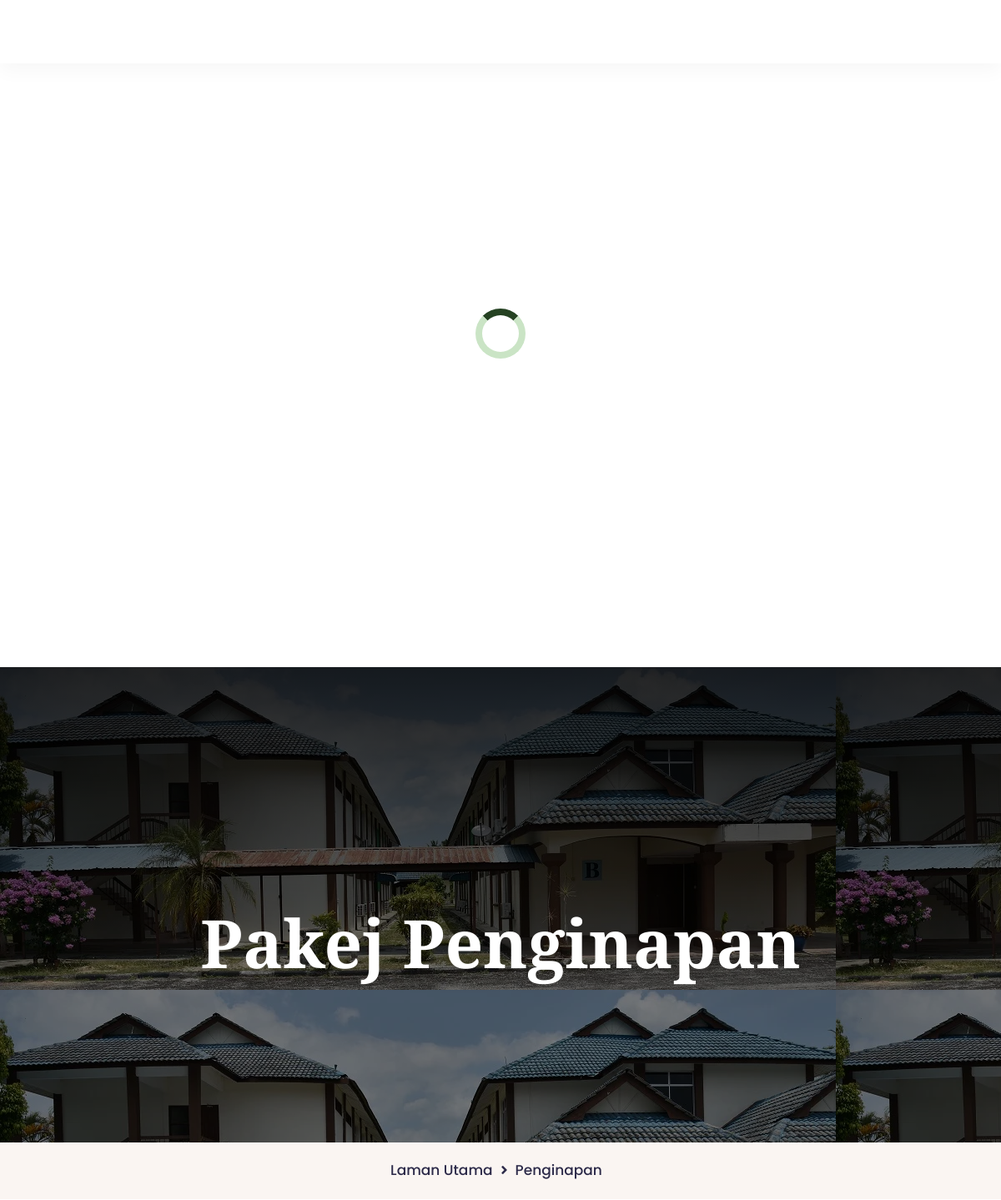
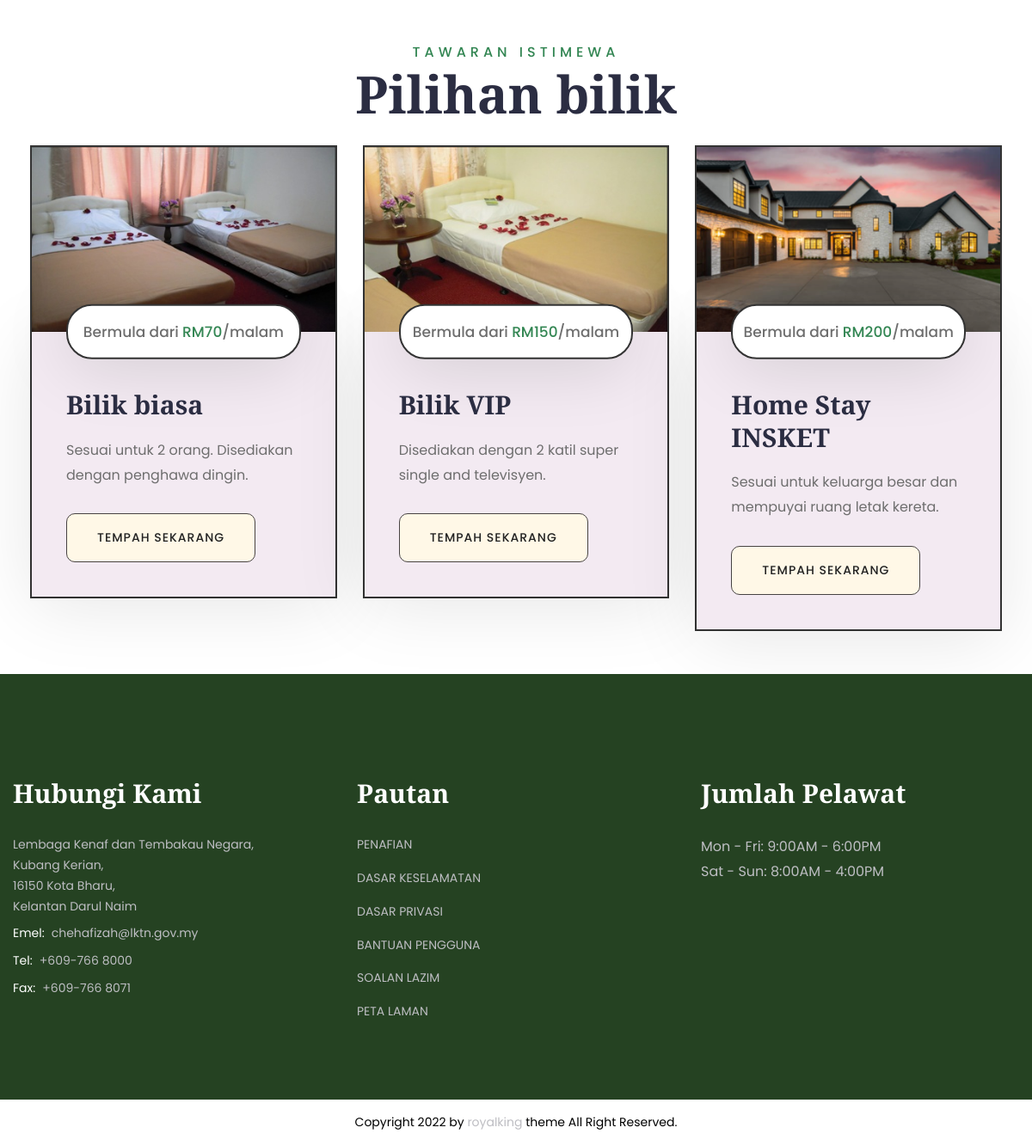
Screenshot of /pakejPenginapan.php with the database file from the repository (2 pictures, top to bottom).
### tables this page shows
CREATE TABLE `room_img` (
  `image_id` int(10) NOT NULL,
  `image_type` varchar(50) NOT NULL,
  `image_url` text NOT NULL,
  `room_id` int(10) NOT NULL
);

CREATE TABLE `room` (
  `room_id` int(10) NOT NULL,
  `room_name` varchar(50) NOT NULL,
  `capacity` int(4) NOT NULL,
  `room_type` varchar(15) NOT NULL,
  `price_per_day` float NOT NULL,
  `short_description` text DEFAULT NULL,
  `long_description` text DEFAULT NULL,
  `size` int(10) NOT NULL,
  `admin_id` int(10) DEFAULT NULL
);

### pakejPenginapan.php (the view, shortened to what this page needs)
<!DOCTYPE html>
<html lang="en">
<head>
<link href="assets/css/bootstrap.css" rel="stylesheet">
<link href="assets/css/style.css" rel="stylesheet">
<link href="assets/css/responsive.css" rel="stylesheet">
<link href="assets/css/color.css" rel="stylesheet">
</head>
<body>
<div class="page-wrapper">
    <div class="loader-wrap">
		<div class="spinner"></div>
	</div>
	<?php
    include 'partials/header.php';
    include("database/database.php");
    ?>
    <div class="page-title" style="background-image: url(assets/images/background/blok_asarama.webp);">
        <div class="auto-container">
            <h1>Pakej Penginapan</h1>
        </div>
    </div>
    <div class="bredcrumb-wrap">
        <div class="auto-container">
            <ul class="bredcrumb-list">
                <li><a href="index.php">Laman Utama</a></li>
                <li>Penginapan</li>
            </ul>
        </div>
    </div>
    <section class="section-padding">
        <div class="auto-container">
            <div class="section_heading text-center mb_30 mt_30">
                <span class="section_heading_title_small">TAWARAN ISTIMEWA</span>
                <h2 class="section_heading_title_big">Pilihan bilik</h2>
            </div>
            <div class="row">
                <?php
                $stmt = "SELECT r.room_id,r.room_name,r.price_per_day, r.short_description,ri.image_url FROM room r LEFT JOIN room_img ri ON r.room_id = ri.room_id WHERE image_type = 'main';";
                $result = $conn->query($stmt);
                if ($result->num_rows > 0) {
                    while ($room = $result->fetch_assoc()) {
                        $room_name = $room['room_name'];
                        $short_description = $room['short_description'];
                        $price = $room['price_per_day'];
                        $main_img = $room['image_url'];
                        $room_id = $room['room_id'];
                ?>
                        <div class="col-lg-4 col-md-6">
                            <div class="room-1-block wow fadeInUp" data-wow-delay=".2s" data-wow-duration="1.2s">
                                <div class="room-1-image hvr-img-zoom-1">
                                    <img src="<?php echo htmlspecialchars($main_img); ?>" alt="">
                                </div>
                                <div class="room-1-content">
                                    <p class="room-1-meta-info">Bermula dari <span class="theme-color">RM<?php echo htmlspecialchars($price); ?></span>/malam</p>
                                    <h4 class="room-1-title mb_20">
                                        <a href="room-details_<?php echo htmlspecialchars($room_id); ?>.php">
                                            <?php echo htmlspecialchars($room_name); ?>
                                        </a>
                                    </h4>
                                    <p class="room-1-text mb_30"><?php echo htmlspecialchars($short_description); ?></p>
                                    <div class="link-btn">
                                        <a href="room_details.php?room_id=<?php echo htmlspecialchars($room_id); ?>" class="btn-1 btn-alt">Tempah Sekarang <span></span></a>
                                    </div>
                                </div>
                            </div>
                        </div>
                    <?php
                }
                } else {
                    echo "<p>No rooms available at the moment.</p>";
                }
                ?>
            </div>
        </div>
    </section>
    <?php include 'partials/footer.php';
    mysqli_close($conn)?>
</div>
<div class="scroll-to-top">
    <div>
    </div>
</div>
</body>
</html>

### partials/header.php (shortened to what this page needs)
<header class="main-header header-style-two">
        <div class="header-upper">
            <div class="auto-container">
                <div class="inner-container d-flex align-items-center justify-content-between">
                    <div class="logo-box">
                        <div class="logo" style="width: 240px;"><a><img src="assets/images/logo-light.png" alt=""></a></div>
                    </div>
					<div class="middle-column">
						<div class="nav-outer">
							<div class="mobile-nav-toggler"><img src="assets/images/icons/icon-bar.png" alt=""></div>
						</div>
					</div>
                    <div class="right-column d-flex align-items-center">
                        <li>
							<button type="button" class="theme-btn search-toggler" onclick="window.location.href='contact.php'" style="border: none; background: transparent; padding: 0;">
								<i class="fas fa-phone" style="font-size: 20px; color: white;"></i>
							</button>
						</li>
                        <div class="header-link-btn"><a href="index.php" class="btn-1 btn-small btn-alt">Book Your Stay <span></span></a></div>
                    </div>
                </div>
            </div>
        </div>
    </header>

### partials/footer.php
<footer class="main-footer">
        <div class="footer-1-middle">
            <div class="auto-container">
                <div class="row">
                    <div class="col-lg-4 col-md-6">
                        <div class="contact-widget-1 mb_30">
                            <div class="footer-widget-title"><h4>Hubungi Kami</h4></div>
                            <ul class="contact-widget-1-list">
                                <li>Lembaga Kenaf dan Tembakau Negara,
									<br>Kubang Kerian,<br>16150 Kota Bharu,
									<br>Kelantan Darul Naim<br>
								</li>
                                <li><span>Emel:</span><a href="mailto:chehafizah@lktn.gov.my">chehafizah@lktn.gov.my</a></li>
                                <li><span>Tel:</span><a href="tel:6097668000">+609-766 8000</a></li>
								<li><span>Fax:</span><a href="tel:6097668071">+609-766 8071</a></li>
                            </ul>
                        </div>
                    </div>
                    <div class="col-lg-4 col-md-6">
                        <div class="link-widget-1 mb_30">
                            <div class="footer-widget-title"><h4>Pautan</h4></div>
                            <ul class="link-widget-1-list">
                                <li><a href="javascript:void(0);">PENAFIAN</a></li>
                                <li><a href="javascript:void(0);">DASAR KESELAMATAN</a></li>
                                <li><a href="javascript:void(0);">DASAR PRIVASI</a></li>
                                <li><a href="javascript:void(0);">BANTUAN PENGGUNA</a></li>
								<li><a href="javascript:void(0);">SOALAN LAZIM</a></li>
								<li><a href="javascript:void(0);">PETA LAMAN</a></li>
                            </ul>
                        </div>
                    </div>
                    <div class="col-lg-4 col-md-6">
                        <div class="link-widget-1 mb_30">
                            <div class="footer-widget-title"><h4>Jumlah Pelawat</h4></div>
                            <p>Mon - Fri: 9:00AM - 6:00PM <br> Sat - Sun: 8:00AM - 4:00PM</p>
                        </div>
                    </div>
                </div>
            </div>
        </div>
        <div class="footer-bottom">
            <div class="auto-container">
                <div class="footer-bottom-row">
                    <div class="footer-bottom-text">Copyright 2022 by <a href="javascript:void(0);">royalking</a> theme All Right Reserved.</div>
                </div>
            </div>
        </div>
    </footer>

### assets/css/responsive.css (style rules this page uses)
@media only screen and (max-width: 7000px) { .page-wrapper { overflow: hidden; } }
@media only screen and (max-width: 1200px) { .nav-outer .mobile-nav-toggler { display: block; } }
@media only screen and (max-width: 1200px) { .section_heading { position: relative; z-index: 1; } }

### assets/css/color.css (style rules this page uses)
:root { --theme-color: #338653; }

### assets/css/elpath.css (style rules this page uses)
.mt_30 { margin-top: 30px; }
.mb_20 { margin-bottom: 20px; }
.mb_30 { margin-bottom: 30px; }

### rows the page displays
room_img: shows a picture, room.price_per_day "70", room.room_name "Bilik biasa", room.short_description "Sesuai untuk 2 orang. Disediakan dengan penghawa dingin."
room_img: shows a picture, room.price_per_day "150", room.room_name "Bilik VIP", room.short_description "Disediakan dengan 2 katil super single and televisyen."
room_img: shows a picture, room.price_per_day "200", room.room_name "Home Stay INSKET", room.short_description "Sesuai untuk keluarga besar dan mempuyai ruang letak kereta."
